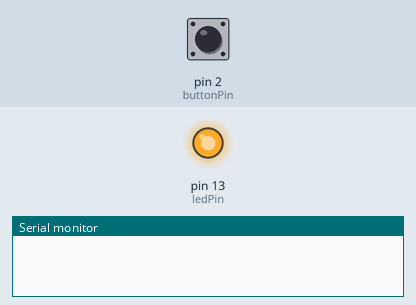
Simulated run of this sketch. Board: Arduino Uno, built with avr-gcc and run on an emulated ATmega328P. Shown: output pins drawn as LEDs (lit = HIGH), the last lines printed to the serial monitor. The inputs (shaded band) are chosen by the test bench; at power-on: pin 2 (buttonPin) HIGH.

Above: at 1.2 s.
1.3 s: pin 2 (buttonPin) pulled LOW for 0.15 s
At 1.4 s:
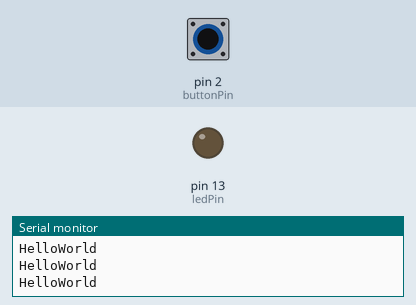
3.0 s: pin 2 (buttonPin) pulled LOW for 3.2 s
At 6.6 s:
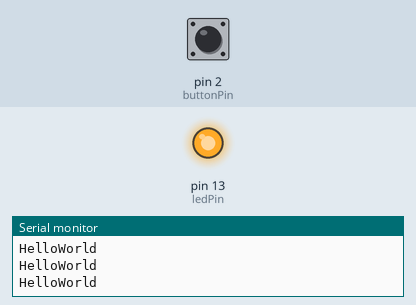
7.7 s: pin 2 (buttonPin) driven LOW
At 9.0 s:
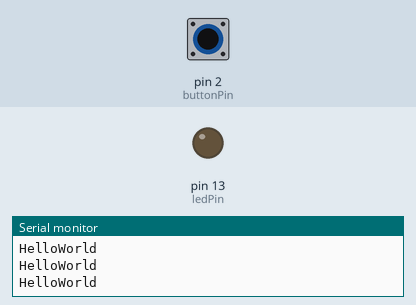
10.7 s: pin 2 (buttonPin) driven HIGH
At 11.3 s:
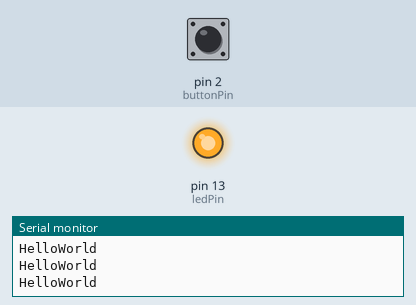
Timing chart, 0 to 13.2 s (numbered marks = the images above; inputs shaded):
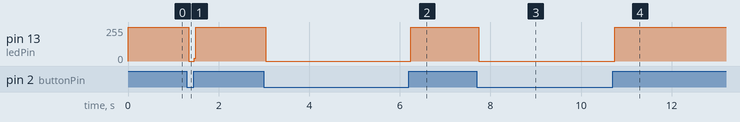

The sketch:

Lab1draft.ino
```cpp
/* CEG 7360 Lab 1
    */

int ledPin = 13;
int buttonPin = 2;
int reading = 0;
int i=10;
void setup()
{
  pinMode(ledPin,OUTPUT);
  pinMode(buttonPin, INPUT_PULLUP);
  Serial.begin(9600);
}

void loop()
{
    reading = digitalRead(buttonPin);
    digitalWrite(ledPin, HIGH);
    if (reading == LOW)
    {
      digitalWrite(ledPin, LOW);
      i++;
    }

    if (i >=11)
      {
        Serial.println("HelloWorld");
        i=10;
      }


}
```

Measured:
- after the input at 1.3 s, pin 13 (ledPin): 255/255 → 0/255 at once, → 255/255 0.12 s later
- after the input at 3.0 s, pin 13 (ledPin): 255/255 → 0/255 at once, → 255/255 3.2 s later
- after the input at 7.7 s, pin 13 (ledPin): 255/255 → 0/255 at once
- after the input at 10.7 s, pin 13 (ledPin): 0/255 → 255/255 at once
